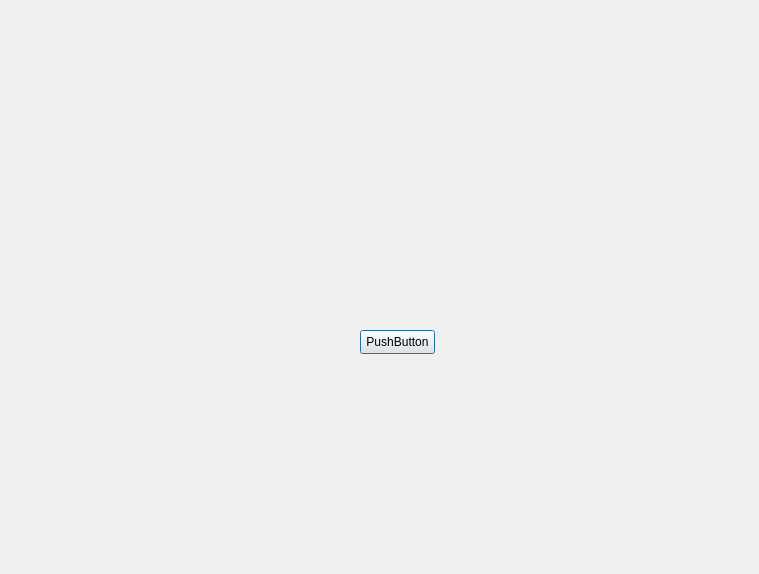
<?xml version="1.0" encoding="UTF-8"?>
<ui version="4.0">
 <class>Dialog</class>
 <widget class="QDialog" name="Dialog">
  <property name="geometry">
   <rect>
    <x>0</x>
    <y>0</y>
    <width>759</width>
    <height>574</height>
   </rect>
  </property>
  <property name="windowTitle">
   <string>Dialog</string>
  </property>
  <property name="styleSheet">
   <string notr="true">QProgressBar:horizontal {
    border: 1px solid #3A3939;
    text-align: center;
    padding: 1px;
    background: #201F1F;
}
QProgressBar::chunk:horizontal {
    background-color: qlineargradient(spread:reflect, x1:1, y1:0.545, x2:1, y2:0, stop:0 rgba(28, 66, 111, 255), stop:1 rgba(37, 87, 146, 255));
}

QToolTip
{
    border: 1px solid #3A3939;
    background-color: rgb(90, 102, 117);;
    color: white;
    padding: 1px;
    opacity: 200;
}

QWidget
{
    color: silver;
    background-color: #302F2F;
    selection-background-color:#3d8ec9;
    selection-color: black;
    background-clip: border;
    border-image: none;
    outline: 0;
}

QWidget:item:hover
{
    background-color: #78879b;
    color: black;
}

QWidget:item:selected
{
    background-color: #3d8ec9;
}

QCheckBox
{
    spacing: 5px;
    outline: none;
    color: #bbb;
    margin-bottom: 2px;
}

QCheckBox:disabled
{
    color: #777777;
}
QCheckBox::indicator,
QGroupBox::indicator
{
    width: 18px;
    height: 18px;
}
QGroupBox::indicator
{
    margin-left: 2px;
}

QCheckBox::indicator:unchecked,
QCheckBox::indicator:unchecked:hover,
QGroupBox::indicator:unchecked,
QGroupBox::indicator:unchecked:hover
{
    image: url(:/dark_blue/img/checkbox_unchecked.png);
}

QCheckBox::indicator:unchecked:focus,
QCheckBox::indicator:unchecked:pressed,
QGroupBox::indicator:unchecked:focus,
QGroupBox::indicator:unchecked:pressed
{
  border: none;
    image: url(:/dark_blue/img/checkbox_unchecked_focus.png);
}

QCheckBox::indicator:checked,
QCheckBox::indicator:checked:hover,
QGroupBox::indicator:checked,
QGroupBox::indicator:checked:hover
{
    image: url(:/dark_blue/img/checkbox_checked.png);
}

QCheckBox::indicator:checked:focus,
QCheckBox::indicator:checked:pressed,
QGroupBox::indicator:checked:focus,
QGroupBox::indicator:checked:pressed
{
  border: none;
    image: url(:/dark_blue/img/checkbox_checked_focus.png);
}

QCheckBox::indicator:indeterminate,
QCheckBox::indicator:indeterminate:hover,
QCheckBox::indicator:indeterminate:pressed
QGroupBox::indicator:indeterminate,
QGroupBox::indicator:indeterminate:hover,
QGroupBox::indicator:indeterminate:pressed
{
    image: url(:/dark_blue/img/checkbox_indeterminate.png);
}

QCheckBox::indicator:indeterminate:focus,
QGroupBox::indicator:indeterminate:focus
{
    image: url(:/dark_blue/img/checkbox_indeterminate_focus.png);
}

QCheckBox::indicator:checked:disabled,
QGroupBox::indicator:checked:disabled
{
    image: url(:/dark_blue/img/checkbox_checked_disabled.png);
}

QCheckBox::indicator:unchecked:disabled,
QGroupBox::indicator:unchecked:disabled
{
    image: url(:/dark_blue/img/checkbox_unchecked_disabled.png);
}

QRadioButton
{
    spacing: 5px;
    outline: none;
    color: rgb(255, 255, 255);
    margin-bottom: 2px;
}

QRadioButton:disabled
{
	color: rgb(0, 85, 255);
}


QMenuBar
{
    background-color: #302F2F;
    color: silver;
}

QMenuBar::item
{
    background: transparent;
}

QMenuBar::item:selected
{
    background: transparent;
    border: 1px solid #3A3939;
}

QMenuBar::item:pressed
{
    border: 1px solid #3A3939;
    background-color: #3d8ec9;
    color: black;
    margin-bottom:-1px;
    padding-bottom:1px;
}

QMenu
{
    border: 1px solid #3A3939;
    color: silver;
    margin: 1px;
}

QMenu::icon
{
    margin: 1px;
}

QMenu::item
{
    padding: 2px 2px 2px 25px;
    margin-left: 5px;
    border: 1px solid transparent; /* reserve space for selection border */
}

QMenu::item:selected
{
    color: black;
}

QMenu::separator {
    height: 2px;
    background: lightblue;
    margin-left: 10px;
    margin-right: 5px;
}

QMenu::indicator {
    width: 16px;
    height: 16px;
}

/* non-exclusive indicator = check box style indicator
   (see QActionGroup::setExclusive) */
QMenu::indicator:non-exclusive:unchecked {
    image: url(:/dark_blue/img/checkbox_unchecked.png);
}

QMenu::indicator:non-exclusive:unchecked:selected {
    image: url(:/dark_blue/img/checkbox_unchecked_disabled.png);
}

QMenu::indicator:non-exclusive:checked {
    image: url(:/dark_blue/img/checkbox_checked.png);
}

QMenu::indicator:non-exclusive:checked:selected {
    image: url(:/dark_blue/img/checkbox_checked_disabled.png);
}

/* exclusive indicator = radio button style indicator (see QActionGroup::setExclusive) */
QMenu::indicator:exclusive:unchecked {
    image: url(:/dark_blue/img/radio_unchecked.png);
}

QMenu::indicator:exclusive:unchecked:selected {
    image: url(:/dark_blue/img/radio_unchecked_disabled.png);
}

QMenu::indicator:exclusive:checked {
    image: url(:/dark_blue/img/radio_checked.png);
}

QMenu::indicator:exclusive:checked:selected {
    image: url(:/dark_blue/img/radio_checked_disabled.png);
}

QMenu::right-arrow {
    margin: 5px;
    image: url(:/dark_blue/img/right_arrow.png)
}


QWidget:disabled
{
    color: #808080;
    background-color: #302F2F;
}

QAbstractItemView
{
    alternate-background-color: #3A3939;
    color: silver;
    border: 1px solid 3A3939;
    border-radius: 2px;
    padding: 1px;
}

QWidget:focus, QMenuBar:focus
{
    border: 1px solid #78879b;
}

QTabWidget:focus, QCheckBox:focus, QRadioButton:focus, QSlider:focus
{
    border: none;
}

QLineEdit
{
    background-color: #201F1F;
    padding: 2px;
    border-style: solid;
    border: 1px solid #3A3939;
    border-radius: 2px;
    color: silver;
}

QGroupBox {
    border:1px solid #3A3939;
    border-radius: 2px;
    margin-top: 20px;
    background-color: #302F2F;
    color: silver;
}

QGroupBox::title {
    subcontrol-origin: margin;
    subcontrol-position: top center;
    padding-left: 10px;
    padding-right: 10px;
    padding-top: 10px;
}

QAbstractScrollArea
{
    border-radius: 2px;
    border: 1px solid #3A3939;
    background-color: transparent;
}

QScrollBar:horizontal
{
    height: 15px;
    margin: 3px 15px 3px 15px;
    border: 1px transparent #2A2929;
    border-radius: 4px;
    background-color: #2A2929;
}

QScrollBar::handle:horizontal
{
    background-color: #605F5F;
    min-width: 5px;
    border-radius: 4px;
}

QScrollBar::add-line:horizontal
{
    margin: 0px 3px 0px 3px;
    border-image: url(:/dark_blue/img/right_arrow_disabled.png);
    width: 10px;
    height: 10px;
    subcontrol-position: right;
    subcontrol-origin: margin;
}

QScrollBar::sub-line:horizontal
{
    margin: 0px 3px 0px 3px;
    border-image: url(:/dark_blue/img/left_arrow_disabled.png);
    height: 10px;
    width: 10px;
    subcontrol-position: left;
    subcontrol-origin: margin;
}

QScrollBar::add-line:horizontal:hover,QScrollBar::add-line:horizontal:on
{
    border-image: url(:/dark_blue/img/right_arrow.png);
    height: 10px;
    width: 10px;
    subcontrol-position: right;
    subcontrol-origin: margin;
}


QScrollBar::sub-line:horizontal:hover, QScrollBar::sub-line:horizontal:on
{
    border-image: url(:/dark_blue/img/left_arrow.png);
    height: 10px;
    width: 10px;
    subcontrol-position: left;
    subcontrol-origin: margin;
}

QScrollBar::up-arrow:horizontal, QScrollBar::down-arrow:horizontal
{
    background: none;
}


QScrollBar::add-page:horizontal, QScrollBar::sub-page:horizontal
{
    background: none;
}

QScrollBar:vertical
{
    background-color: #2A2929;
    width: 15px;
    margin: 15px 3px 15px 3px;
    border: 1px transparent #2A2929;
    border-radius: 4px;
}

QScrollBar::handle:vertical
{
    background-color: #605F5F;
    min-height: 5px;
    border-radius: 4px;
}

QScrollBar::sub-line:vertical
{
    margin: 3px 0px 3px 0px;
    border-image: url(:/dark_blue/img/up_arrow_disabled.png);
    height: 10px;
    width: 10px;
    subcontrol-position: top;
    subcontrol-origin: margin;
}

QScrollBar::add-line:vertical
{
    margin: 3px 0px 3px 0px;
    border-image: url(:/dark_blue/img/down_arrow_disabled.png);
    height: 10px;
    width: 10px;
    subcontrol-position: bottom;
    subcontrol-origin: margin;
}

QScrollBar::sub-line:vertical:hover,QScrollBar::sub-line:vertical:on
{

    border-image: url(:/dark_blue/img/up_arrow.png);
    height: 10px;
    width: 10px;
    subcontrol-position: top;
    subcontrol-origin: margin;
}


QScrollBar::add-line:vertical:hover, QScrollBar::add-line:vertical:on
{
    border-image: url(:/dark_blue/img/down_arrow.png);
    height: 10px;
    width: 10px;
    subcontrol-position: bottom;
    subcontrol-origin: margin;
}

QScrollBar::up-arrow:vertical, QScrollBar::down-arrow:vertical
{
    background: none;
}


QScrollBar::add-page:vertical, QScrollBar::sub-page:vertical
{
    background: none;
}

QTextEdit
{
    background-color: #201F1F;
    color: silver;
    border: 1px solid #3A3939;
}

QPlainTextEdit
{
    background-color: #201F1F;;
    color: silver;
    border-radius: 2px;
    border: 1px solid #3A3939;
}

QHeaderView::section
{
    background-color: #3A3939;
    color: silver;
    padding-left: 4px;
    border: 1px solid #6c6c6c;
}

QSizeGrip {
    image: url(:/dark_blue/img/sizegrip.png);
    width: 12px;
    height: 12px;
}

QMainWindow
{
    background-color: #302F2F;

}

QMainWindow::separator
{
    background-color: #302F2F;
    color: white;
    padding-left: 4px;
    spacing: 2px;
    border: 1px dashed #3A3939;
}

QMainWindow::separator:hover
{

    background-color: #787876;
    color: white;
    padding-left: 4px;
    border: 1px solid #3A3939;
    spacing: 2px;
}


QMenu::separator
{
    height: 1px;
    background-color: #3A3939;
    color: white;
    padding-left: 4px;
    margin-left: 10px;
    margin-right: 5px;
}


QFrame
{
    border-radius: 2px;
    border: 1px solid #444;
}

QFrame[frameShape=&quot;0&quot;]
{
    border-radius: 2px;
    border: 1px transparent #444;
}

QStackedWidget
{
    background-color: #302F2F;
    border: 1px transparent black;
}

QToolBar {
    border: 1px transparent #393838;
    background: 1px solid #302F2F;
    font-weight: bold;
}

QToolBar::handle:horizontal {
    image: url(:/dark_blue/img/Hmovetoolbar.png);
}
QToolBar::handle:vertical {
    image: url(:/dark_blue/img/Vmovetoolbar.png);
}
QToolBar::separator:horizontal {
    image: url(:/dark_blue/img/Hsepartoolbar.png);
}
QToolBar::separator:vertical {
    image: url(:/dark_blue/img/Vsepartoolbars.png);
}

QPushButton
{
    color: silver;
    background-color: #302F2F;
    border-width: 2px;
    border-color: #4A4949;
    border-style: solid;
    padding-top: 2px;
    padding-bottom: 2px;
    padding-left: 10px;
    padding-right: 10px;
    border-radius: 4px;
    /* outline: none; */
    /* min-width: 40px; */
}

QPushButton:disabled
{
    background-color: #302F2F;
    border-width: 2px;
    border-color: #3A3939;
    border-style: solid;
    padding-top: 2px;
    padding-bottom: 2px;
    padding-left: 10px;
    padding-right: 10px;
    /*border-radius: 2px;*/
    color: #808080;
}

QPushButton:focus {
    background-color: #3d8ec9;
    color: white;
}

QComboBox
{
    selection-background-color: #3d8ec9;
    background-color: #201F1F;
    border-style: solid;
    border: 1px solid #3A3939;
    border-radius: 2px;
    padding: 2px;
    min-width: 75px;
}

QPushButton:checked{
    background-color: #4A4949;
    border-color: #6A6969;
}

QPushButton:hover {
    border: 2px solid #78879b;
    color: silver;
}

QComboBox:hover, QAbstractSpinBox:hover,QLineEdit:hover,QTextEdit:hover,QPlainTextEdit:hover,QAbstractView:hover,QTreeView:hover
{
    border: 1px solid #78879b;
    color: silver;
}

QComboBox:on
{
    background-color: #626873;
    padding-top: 3px;
    padding-left: 4px;
    selection-background-color: #4a4a4a;
}

QComboBox QAbstractItemView
{
    background-color: #201F1F;
    border-radius: 2px;
    border: 1px solid #444;
    selection-background-color: #3d8ec9;
    color: silver;
}

QComboBox::drop-down
{
    subcontrol-origin: padding;
    subcontrol-position: top right;
    width: 15px;

    border-left-width: 0px;
    border-left-color: darkgray;
    border-left-style: solid;
    border-top-right-radius: 3px;
    border-bottom-right-radius: 3px;
}

QComboBox::down-arrow
{
    image: url(:/dark_blue/img/down_arrow_disabled.png);
}

QComboBox::down-arrow:on, QComboBox::down-arrow:hover,
QComboBox::down-arrow:focus
{
    image: url(:/dark_blue/img/down_arrow.png);
}

QPushButton:pressed
{
    background-color: #484846;
}

QAbstractSpinBox {
    padding-top: 2px;
    padding-bottom: 2px;
    border: 1px solid #3A3939;
    background-color: #201F1F;
    color: silver;
    border-radius: 2px;
    min-width: 75px;
}

QAbstractSpinBox:up-button
{
    background-color: transparent;
    subcontrol-origin: border;
    subcontrol-position: top right;
}

QAbstractSpinBox:down-button
{
    background-color: transparent;
    subcontrol-origin: border;
    subcontrol-position: bottom right;
}

QAbstractSpinBox::up-arrow,QAbstractSpinBox::up-arrow:disabled,QAbstractSpinBox::up-arrow:off {
    image: url(:/dark_blue/img/up_arrow_disabled.png);
    width: 10px;
    height: 10px;
}
QAbstractSpinBox::up-arrow:hover
{
    image: url(:/dark_blue/img/up_arrow.png);
}


QAbstractSpinBox::down-arrow,QAbstractSpinBox::down-arrow:disabled,QAbstractSpinBox::down-arrow:off
{
    image: url(:/dark_blue/img/down_arrow_disabled.png);
    width: 10px;
    height: 10px;
}
QAbstractSpinBox::down-arrow:hover
{
    image: url(:/dark_blue/img/down_arrow.png);
}


QLabel
{
    border: 0px solid black;
}

QTabWidget{
    border: 1px transparent black;
}

QTabWidget::pane {
    border: 1px solid #444;
    border-radius: 3px;
    padding: 3px;
}

QTabBar
{
    qproperty-drawBase: 0;
    left: 5px; /* move to the right by 5px */
}

QTabBar:focus
{
    border: 0px transparent black;
}

QTabBar::close-button  {
    image: url(:/dark_blue/img/close.png);
    background: transparent;
}

QTabBar::close-button:hover
{
    image: url(:/dark_blue/img/close-hover.png);
    background: transparent;
}

QTabBar::close-button:pressed {
    image: url(:/dark_blue/img/close-pressed.png);
    background: transparent;
}

/* TOP TABS */
QTabBar::tab:top {
    color: #b1b1b1;
    border: 1px solid #4A4949;
    border-bottom: 1px transparent black;
    background-color: #302F2F;
    padding: 5px;
    border-top-left-radius: 2px;
    border-top-right-radius: 2px;
}

QTabBar::tab:top:!selected
{
    color: #b1b1b1;
    background-color: #201F1F;
    border: 1px transparent #4A4949;
    border-bottom: 1px transparent #4A4949;
    border-top-left-radius: 0px;
    border-top-right-radius: 0px;
}

QTabBar::tab:top:!selected:hover {
    background-color: #48576b;
}

/* BOTTOM TABS */
QTabBar::tab:bottom {
    color: #b1b1b1;
    border: 1px solid #4A4949;
    border-top: 1px transparent black;
    background-color: #302F2F;
    padding: 5px;
    border-bottom-left-radius: 2px;
    border-bottom-right-radius: 2px;
}

QTabBar::tab:bottom:!selected
{
    color: #b1b1b1;
    background-color: #201F1F;
    border: 1px transparent #4A4949;
    border-top: 1px transparent #4A4949;
    border-bottom-left-radius: 0px;
    border-bottom-right-radius: 0px;
}

QTabBar::tab:bottom:!selected:hover {
    background-color: #78879b;
}

/* LEFT TABS */
QTabBar::tab:left {
    color: #b1b1b1;
    border: 1px solid #4A4949;
    border-left: 1px transparent black;
    background-color: #302F2F;
    padding: 5px;
    border-top-right-radius: 2px;
    border-bottom-right-radius: 2px;
}

QTabBar::tab:left:!selected
{
    color: #b1b1b1;
    background-color: #201F1F;
    border: 1px transparent #4A4949;
    border-right: 1px transparent #4A4949;
    border-top-right-radius: 0px;
    border-bottom-right-radius: 0px;
}

QTabBar::tab:left:!selected:hover {
    background-color: #48576b;
}


/* RIGHT TABS */
QTabBar::tab:right {
    color: #b1b1b1;
    border: 1px solid #4A4949;
    border-right: 1px transparent black;
    background-color: #302F2F;
    padding: 5px;
    border-top-left-radius: 2px;
    border-bottom-left-radius: 2px;
}

QTabBar::tab:right:!selected
{
    color: #b1b1b1;
    background-color: #201F1F;
    border: 1px transparent #4A4949;
    border-right: 1px transparent #4A4949;
    border-top-left-radius: 0px;
    border-bottom-left-radius: 0px;
}

QTabBar::tab:right:!selected:hover {
    background-color: #48576b;
}

QTabBar QToolButton::right-arrow:enabled {
     image: url(:/dark_blue/img/right_arrow.png);
 }

 QTabBar QToolButton::left-arrow:enabled {
     image: url(:/dark_blue/img/left_arrow.png);
 }

QTabBar QToolButton::right-arrow:disabled {
     image: url(:/dark_blue/img/right_arrow_disabled.png);
 }

 QTabBar QToolButton::left-arrow:disabled {
     image: url(:/dark_blue/img/left_arrow_disabled.png);
 }


QDockWidget {
    border: 1px solid #403F3F;
    titlebar-close-icon: url(:/dark_blue/img/close.png);
    titlebar-normal-icon: url(:/dark_blue/img/undock.png);
}

QDockWidget::close-button, QDockWidget::float-button {
    border: 1px solid transparent;
    border-radius: 2px;
    background: transparent;
}

QDockWidget::close-button:hover, QDockWidget::float-button:hover {
    background: rgba(255, 255, 255, 10);
}

QDockWidget::close-button:pressed, QDockWidget::float-button:pressed {
    padding: 1px -1px -1px 1px;
    background: rgba(255, 255, 255, 10);
}

QTreeView, QListView, QTextBrowser, AtLineEdit, AtLineEdit::hover {
    border: 1px solid #444;
    background-color: silver;
    border-radius: 3px;
    margin-left: 3px;
    color: black;
}

QTreeView:branch:selected, QTreeView:branch:hover {
    background: url(:/dark_blue/img/transparent.png);
}

QTreeView::branch:has-siblings:!adjoins-item {
    border-image: url(:/dark_blue/img/transparent.png);
}

QTreeView::branch:has-siblings:adjoins-item {
    border-image: url(:/dark_blue/img/transparent.png);
}

QTreeView::branch:!has-children:!has-siblings:adjoins-item {
    border-image: url(:/dark_blue/img/transparent.png);
}

QTreeView::branch:has-children:!has-siblings:closed,
QTreeView::branch:closed:has-children:has-siblings {
    image: url(:/dark_blue/img/branch_closed.png);
}

QTreeView::branch:open:has-children:!has-siblings,
QTreeView::branch:open:has-children:has-siblings  {
    image: url(:/dark_blue/img/branch_open.png);
}

QTreeView::branch:has-children:!has-siblings:closed:hover,
QTreeView::branch:closed:has-children:has-siblings:hover {
    image: url(:/dark_blue/img/branch_closed-on.png);
    }

QTreeView::branch:open:has-children:!has-siblings:hover,
QTreeView::branch:open:has-children:has-siblings:hover  {
    image: url(:/dark_blue/img/branch_open-on.png);
    }

QListView::item:!selected:hover, QListView::item:!selected:hover, QTreeView::item:!selected:hover  {
    background: rgba(0, 0, 0, 0);
    outline: 0;
    color: #FFFFFF
}

QListView::item:selected:hover, QListView::item:selected:hover, QTreeView::item:selected:hover  {
    background: #3d8ec9;
    color: #FFFFFF;
}

QSlider::groove:horizontal {
    border: 1px solid #3A3939;
    height: 8px;
    background: #201F1F;
    margin: 2px 0;
    border-radius: 2px;
}

QSlider::handle:horizontal {
    background: QLinearGradient( x1: 0, y1: 0, x2: 0, y2: 1,
      stop: 0.0 silver, stop: 0.2 #a8a8a8, stop: 1 #727272);
    border: 1px solid #3A3939;
    width: 14px;
    height: 14px;
    margin: -4px 0;
    border-radius: 2px;
}

QSlider::groove:vertical {
    border: 1px solid #3A3939;
    width: 8px;
    background: #201F1F;
    margin: 0 0px;
    border-radius: 2px;
}

QSlider::handle:vertical {
    background: QLinearGradient( x1: 0, y1: 0, x2: 0, y2: 1, stop: 0.0 silver,
    stop: 0.2 #a8a8a8, stop: 1 #727272);
    border: 1px solid #3A3939;
    width: 14px;
    height: 14px;
    margin: 0 -4px;
    border-radius: 2px;
}

QToolButton {
    /*  background-color: transparent; */
    border: 2px transparent #4A4949;
    border-radius: 4px;
    background-color: dimgray;
    margin: 2px;
    padding: 2px;
}

QToolButton[popupMode=&quot;1&quot;] { /* only for MenuButtonPopup */
 padding-right: 20px; /* make way for the popup button */
 border: 2px transparent #4A4949;
 border-radius: 4px;
}

QToolButton[popupMode=&quot;2&quot;] { /* only for InstantPopup */
 padding-right: 10px; /* make way for the popup button */
 border: 2px transparent #4A4949;
}


QToolButton:hover, QToolButton::menu-button:hover {
    border: 2px solid #78879b;
}

QToolButton:checked, QToolButton:pressed,
    QToolButton::menu-button:pressed {
    background-color: #4A4949;
    border: 2px solid #78879b;
}

/* the subcontrol below is used only in the InstantPopup or DelayedPopup mode */
QToolButton::menu-indicator {
    image: url(:/dark_blue/img/down_arrow.png);
    top: -7px; left: -2px; /* shift it a bit */
}

/* the subcontrols below are used only in the MenuButtonPopup mode */
QToolButton::menu-button {
    border: 1px transparent #4A4949;
    border-top-right-radius: 6px;
    border-bottom-right-radius: 6px;
    /* 16px width + 4px for border = 20px allocated above */
    width: 16px;
    outline: none;
}

QToolButton::menu-arrow {
    image: url(:/dark_blue/img/down_arrow.png);
}

QToolButton::menu-arrow:open {
    top: 1px; left: 1px; /* shift it a bit */
    border: 1px solid #3A3939;
}

QPushButton::menu-indicator  {
    subcontrol-origin: padding;
    subcontrol-position: bottom right;
    left: 4px;
}

QTableView
{
    border: 1px solid #444;
    gridline-color: #6c6c6c;
    background-color: #201F1F;
}


QTableView, QHeaderView
{
    border-radius: 0px;
}

QTableView::item:pressed, QListView::item:pressed, QTreeView::item:pressed  {
    background: #78879b;
    color: #FFFFFF;
}

QTableView::item:selected:active, QTreeView::item:selected:active, QListView::item:selected:active  {
    background: #3d8ec9;
    color: #FFFFFF;
}


QHeaderView
{
    border: 1px transparent;
    border-radius: 2px;
    margin: 0px;
    padding: 0px;
}

QHeaderView::section  {
    background-color: #3A3939;
    color: silver;
    padding: 4px;
    border: 1px solid #6c6c6c;
    border-radius: 0px;
    text-align: center;
}

QHeaderView::section::vertical::first, QHeaderView::section::vertical::only-one
{
    border-top: 1px solid #6c6c6c;
}

QHeaderView::section::vertical
{
    border-top: transparent;
}

QHeaderView::section::horizontal::first, QHeaderView::section::horizontal::only-one
{
    border-left: 1px solid #6c6c6c;
}

QHeaderView::section::horizontal
{
    border-left: transparent;
}


QHeaderView::section:checked
 {
    color: white;
    background-color: #5A5959;
 }

 /* style the sort indicator */
QHeaderView::down-arrow {
    image: url(:/dark_blue/img/down_arrow.png);
}

QHeaderView::up-arrow {
    image: url(:/dark_blue/img/up_arrow.png);
}


QTableCornerButton::section {
    background-color: #3A3939;
    border: 1px solid #3A3939;
    border-radius: 2px;
}

QToolBox  {
    padding: 3px;
    border: 1px transparent black;
}

QToolBox::tab {
    color: #b1b1b1;
    background-color: #302F2F;
    border: 1px solid #4A4949;
    border-bottom: 1px transparent #302F2F;
    border-top-left-radius: 5px;
    border-top-right-radius: 5px;
}

 QToolBox::tab:selected { /* italicize selected tabs */
    font: italic;
    background-color: #302F2F;
    border-color: #3d8ec9;
 }

QStatusBar::item {
    border: 1px solid #3A3939;
    border-radius: 2px;
 }


QFrame[height=&quot;3&quot;], QFrame[width=&quot;3&quot;] {
    background-color: #AAA;
}


QSplitter::handle {
    border: 1px dashed #3A3939;
}

QSplitter::handle:hover {
    background-color: #787876;
    border: 1px solid #3A3939;
}

QSplitter::handle:horizontal {
    width: 1px;
}

QSplitter::handle:vertical {
    height: 1px;
}

QListWidget {
    background-color: silver;
    border-radius: 5px;
    margin-left: 5px;
}

QListWidget::item {
    color: black;
}

QMessageBox {
    messagebox-critical-icon	: url(:/dark_blue/img/critical.png);
    messagebox-information-icon	: url(:/dark_blue/img/information.png);
    messagebox-question-icon	: url(:/dark_blue/img/question.png);
    messagebox-warning-icon:    : url(:/dark_blue/img/warning.png);
}

ColorButton::enabled {
    border-radius: 0px;
    border: 1px solid #444444;
}

ColorButton::disabled {
    border-radius: 0px;
    border: 1px solid #AAAAAA;
}</string>
  </property>
  <widget class="QPushButton" name="pushButton">
   <property name="geometry">
    <rect>
     <x>360</x>
     <y>330</y>
     <width>75</width>
     <height>24</height>
    </rect>
   </property>
   <property name="text">
    <string>PushButton</string>
   </property>
  </widget>
 </widget>
 <resources/>
 <connections/>
</ui>
